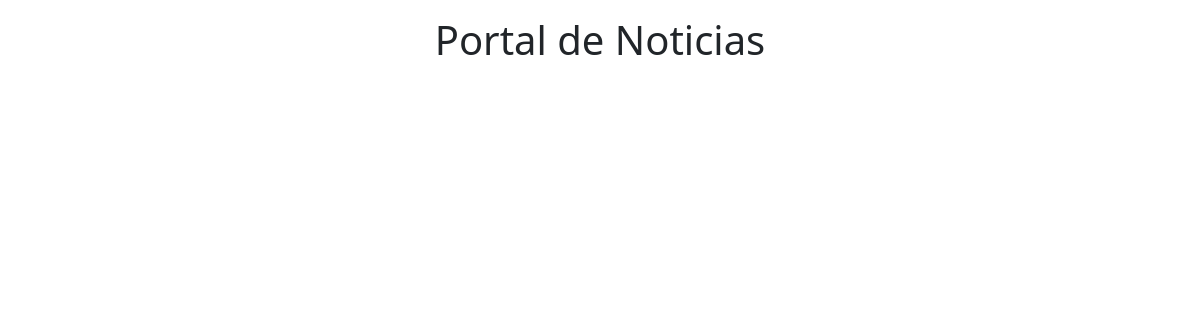
The page /noticias/ on the database as committed earlier.
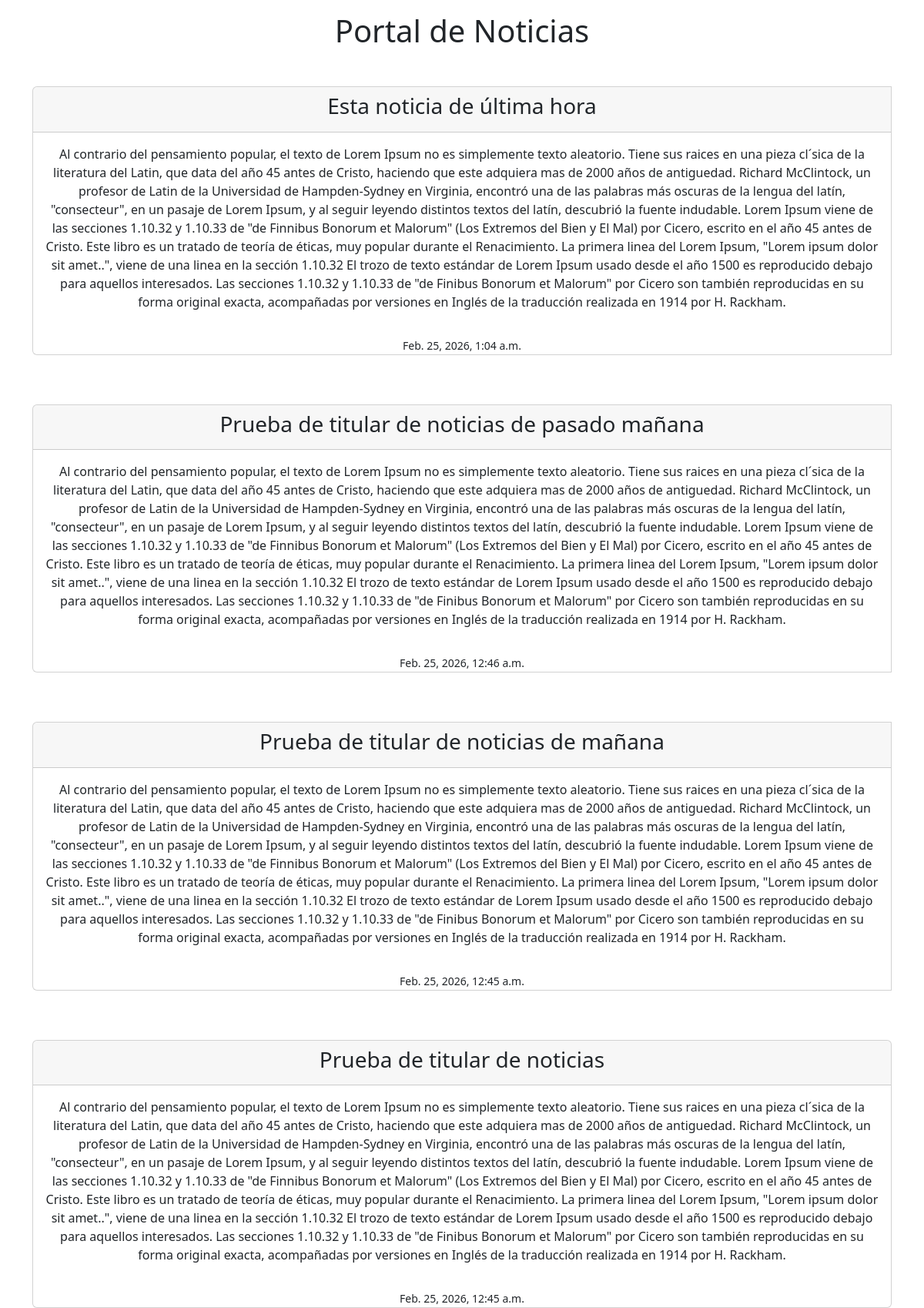
The same page on the database as committed later.
### noticias/models.py (models this page shows, shortened)
class Noticia(models.Model):
    titulo = models.CharField(max_length=200)
    contenido = models.TextField()
    fecha_publicacion = models.DateTimeField(auto_now_add=True)

### noticias/views.py (the view)
# urls.py: path('', listas_noticias, name="lista_noticias")
def listas_noticias(request):
    noticias = Noticia.objects.all().order_by("-fecha_publicacion")
    return render(request, 'noticias/listar_noticias.html', {'noticias': noticias})

### noticias/templates/noticias/listar_noticias.html (shortened to what this page needs)
<!DOCTYPE html>
<html lang="en">
<head>
    <link rel="stylesheet" href="https://cdn.jsdelivr.net/npm/bootstrap@5.2.3/dist/css/bootstrap.min.css">
</head>
<body>
    <div class="container text-center">
        <h1 class="mt-3">Portal de Noticias</h1>
        {% for noticia in noticias %}
        <div class="card-group gap-3 mt-5">
            <div class="card">
                <div class="card-header">
                    <h3>{{noticia.titulo}}</h3>
                </div>
                <div class="card-body">
                    <p>{{noticia.contenido}}</p>
                </div>
                <div class="footer-card">
                    <small>{{noticia.fecha_publicacion}}</small>
                </div>
            </div>
            {% endfor %}
        </div>
    </div>
</body>
</html>

Rows that differ between the two databases and show on the page:
added Noticia: titulo "Esta noticia de última hora", contenido "Al contrario del pensamiento popular, el texto de Lorem Ipsum no es simplemente texto aleatorio. Tiene sus raices en una pieza cl´sica de la literatura del Latin, que data del año 45 antes de Cristo, haciendo que este adquiera mas de 2000 años de antiguedad. Richard McClintock, un profesor de Latin de la Universidad de Hampden-Sydney en Virginia, encontró una de las palabras más oscuras de la lengua del latín, \"consecteur\", en un pasaje de Lorem Ipsum, y al seguir leyendo distintos textos del latín, descubrió la fuente indudable. Lorem Ipsum viene de las secciones 1.10.32 y 1.10.33 de \"de Finnibus Bonorum et Malorum\" (Los Extremos del Bien y El Mal) por Cicero, escrito en el año 45 antes de…", fecha_publicacion "Feb. 25, 2026, 1:04 a.m."
added Noticia: titulo "Prueba de titular de noticias de pasado mañana", contenido "Al contrario del pensamiento popular, el texto de Lorem Ipsum no es simplemente texto aleatorio. Tiene sus raices en una pieza cl´sica de la literatura del Latin, que data del año 45 antes de Cristo, haciendo que este adquiera mas de 2000 años de antiguedad. Richard McClintock, un profesor de Latin de la Universidad de Hampden-Sydney en Virginia, encontró una de las palabras más oscuras de la lengua del latín, \"consecteur\", en un pasaje de Lorem Ipsum, y al seguir leyendo distintos textos del latín, descubrió la fuente indudable. Lorem Ipsum viene de las secciones 1.10.32 y 1.10.33 de \"de Finnibus Bonorum et Malorum\" (Los Extremos del Bien y El Mal) por Cicero, escrito en el año 45 antes de…", fecha_publicacion "Feb. 25, 2026, 12:46 a.m."
added Noticia: titulo "Prueba de titular de noticias de mañana", contenido "Al contrario del pensamiento popular, el texto de Lorem Ipsum no es simplemente texto aleatorio. Tiene sus raices en una pieza cl´sica de la literatura del Latin, que data del año 45 antes de Cristo, haciendo que este adquiera mas de 2000 años de antiguedad. Richard McClintock, un profesor de Latin de la Universidad de Hampden-Sydney en Virginia, encontró una de las palabras más oscuras de la lengua del latín, \"consecteur\", en un pasaje de Lorem Ipsum, y al seguir leyendo distintos textos del latín, descubrió la fuente indudable. Lorem Ipsum viene de las secciones 1.10.32 y 1.10.33 de \"de Finnibus Bonorum et Malorum\" (Los Extremos del Bien y El Mal) por Cicero, escrito en el año 45 antes de…", fecha_publicacion "Feb. 25, 2026, 12:45 a.m."
added Noticia: titulo "Prueba de titular de noticias", contenido "Al contrario del pensamiento popular, el texto de Lorem Ipsum no es simplemente texto aleatorio. Tiene sus raices en una pieza cl´sica de la literatura del Latin, que data del año 45 antes de Cristo, haciendo que este adquiera mas de 2000 años de antiguedad. Richard McClintock, un profesor de Latin de la Universidad de Hampden-Sydney en Virginia, encontró una de las palabras más oscuras de la lengua del latín, \"consecteur\", en un pasaje de Lorem Ipsum, y al seguir leyendo distintos textos del latín, descubrió la fuente indudable. Lorem Ipsum viene de las secciones 1.10.32 y 1.10.33 de \"de Finnibus Bonorum et Malorum\" (Los Extremos del Bien y El Mal) por Cicero, escrito en el año 45 antes de…", fecha_publicacion "Feb. 25, 2026, 12:45 a.m."
